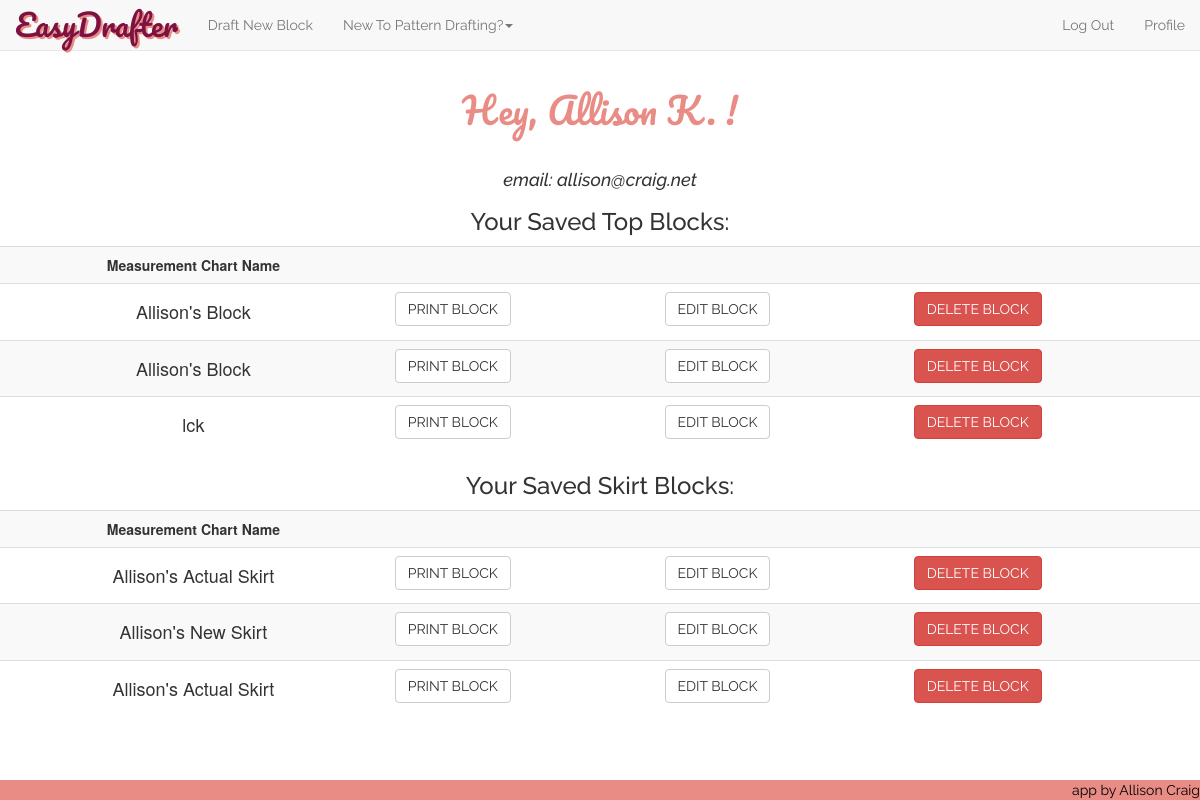
Screenshot of /profile (signed in) with the database file from the repository.
### model.py (models this page shows, shortened)
class User(db.Model):
    __tablename__ = "Users"
    user_id = db.Column(db.Integer, autoincrement=True, primary_key=True)
    fb_id = db.Column(db.String(64), unique=True, nullable=True)
    email = db.Column(db.String(64), unique=True, nullable=False)
    password = db.Column(db.String(64), nullable=True)
    fname = db.Column(db.String(15), nullable=False)

class Measurement_Chart_Top(db.Model):
    __tablename__ = "Measurement_Chart_Tops"
    chart_id = db.Column(db.Integer, autoincrement=True, primary_key=True)
    nickname = db.Column(db.Integer, nullable=False)
    user_id = db.Column(db.String(100), db.ForeignKey('Users.user_id'))
    bust = db.Column(db.Integer, nullable=False)
    waist = db.Column(db.Integer, nullable=False)
    full_length = db.Column(db.Integer, nullable=False)
    center_front = db.Column(db.Integer, nullable=False)
    front_shoulder_slope = db.Column(db.Integer, nullable=False)
    strap = db.Column(db.Integer, nullable=False)
    front_across_shoulder = db.Column(db.Integer, nullable=False)
    across_chest = db.Column(db.Integer, nullable=False)
    bust_depth = db.Column(db.Integer, nullable=False)
    shoulder_length = db.Column(db.Integer, nullable=False)
    bust_arc = db.Column(db.Integer, nullable=False)
    bust_span = db.Column(db.Integer, nullable=False)
    waist_arc = db.Column(db.Integer, nullable=False)
    dart_placement = db.Column(db.Integer, nullable=False)
    side_length = db.Column(db.Integer, nullable=False)
    full_length_back = db.Column(db.Integer, nullable=False)
    center_back = db.Column(db.Integer, nullable=False)
    back_shoulder_slope = db.Column(db.Integer, nullable=False)
    across_back = db.Column(db.Integer, nullable=False)
    back_arc = db.Column(db.Integer, nullable=False)
    waist_arc_back = db.Column(db.Integer, nullable=False)
    back_neck = db.Column(db.Integer, nullable=False)
    back_across_shoulder = db.Column(db.Integer, nullable=False)
    back_dart_intake = db.Column(db.Integer, nullable=False)
    user = db.relationship("User",
                           backref=db.backref("Measurement_Chart_Tops"))

class Measurement_Chart_Skirt(db.Model):
    __tablename__ = "Measurement_Chart_Skirts"
    chart_id = db.Column(db.Integer, autoincrement=True, primary_key=True)
    nickname = db.Column(db.Integer, nullable=False)
    user_id = db.Column(db.String(100), db.ForeignKey('Users.user_id'))
    waist = db.Column(db.Integer, nullable=False)
    hip = db.Column(db.Integer, nullable=False)
    center_front_hip_depth = db.Column(db.Integer, nullable=False)
    back_hip_arc = db.Column(db.Integer, nullable=False)
    center_back_hip_depth = db.Column(db.Integer, nullable=False)
    front_hip_arc = db.Column(db.Integer, nullable=False)
    dart_placement = db.Column(db.Integer, nullable=False)
    user = db.relationship("User",
                           backref=db.backref("Measurement_Chart_Skirts"))

### server.py (the view)
@app.route('/profile')
def user_profile_page():
    user_email = session['logged_in_customer_email']
    user = User.query.filter(User.email==user_email).one()
    current_user_id = user.user_id
    saved_blocks_tops = Measurement_Chart_Top.query.filter(Measurement_Chart_Top.user_id==current_user_id).all()
    saved_blocks_skirts = Measurement_Chart_Skirt.query.filter(Measurement_Chart_Skirt.user_id==current_user_id).all()
    return render_template("profile.html", user=user, session=session, savedblockstops=saved_blocks_tops, savedblocksskirts=saved_blocks_skirts)

### server.py (called while the page is built)
@app.before_request
def add_tests():
    g.jasmine_tests = JS_TESTING_MODE

### templates/profile.html (shortened to what this page needs)
{% extends 'base.html' %}
{% block content %}
<center><h1 class='heading-titles'>Hey, {{ user.fname }} !</h1></center>
<br>
<center><i><h4 class="raleway">email: {{ user.email }}</h4></i></center>
{% if savedblockstops %}
<center><h3 class="raleway">Your Saved Top Blocks: </h3></center>
<table class="table table-hover table-striped">
	<th><center>Measurement Chart Name</center></th>
	<th></th>
	<th></th>
	<th></th>
	{% for sblocktop in savedblockstops %}
	<tr class="saved-block">
		<td><center><h4>{{ sblocktop.nickname }}</h4></center></td>
		<td><form action='/print-top/{{sblocktop.chart_id}}'>
			<button class="btn btn-default">PRINT BLOCK</button>
		</form></td>
		<td><form action='/edit-top/{{sblocktop.chart_id}}'>
			<button class="btn btn-default" value="{{ sblocktop.chart_id }}">EDIT BLOCK</button>
		</form></td>
		<td>
			<button class="btn btn-danger delete-btn-top" name='chart-id' value="{{ sblocktop.chart_id }}">DELETE BLOCK</button>
		</td>
	</tr>
	{% endfor %}
</table>
{% endif %}
{% if savedblocksskirts %}
<center><h3 class="raleway">Your Saved Skirt Blocks: </h3></center>
<table class="table table-hover table-striped">
	<th><center>Measurement Chart Name</center></th>
	<th></th>
	<th></th>
	<th></th>
	{% for sblockskirt in savedblocksskirts %}
	<tr class="saved-block">
		<td><center><h4>{{ sblockskirt.nickname }}</h4></center></td>
		<td><form action='/print-skirt/{{sblockskirt.chart_id}}'>
			<button class="btn btn-default">PRINT BLOCK</button>
		</form></td>
		<td><form action='/edit-skirt/{{sblockskirt.chart_id}}'>
			<button class="btn btn-default" value="{{ sblockskirt.chart_id }}">EDIT BLOCK</button>
		</form></td>
		<td>
			<button class="delete-btn-skirt btn btn-danger" name='skirt-id' value="{{ sblockskirt.chart_id }}">DELETE BLOCK</button>
		</td>
	</tr>
	{% endfor %}
</table>
{% endif %}
{% endblock %}

### templates/base.html (shortened to what this page needs)
<!DOCTYPE html>
<html>
<head>
	<link rel='stylesheet' href='/static/css/style.css'>
	<link rel='stylesheet' href='/static/css/bootstrap.min.css'>
</head>
<body>
	<nav class="navbar navbar-default navbar-fixed-top">
		<div class="container-fluid">
			<div class="navbar-header">
				<a class="navbar-brand" id="corner-logo" href="/">EasyDrafter</a>
			</div>
			<div class="collapse navbar-collapse" id="bs-example-navbar-collapse-1">
				<ul class="nav navbar-nav">
				{% if session['current_user_id'] is defined %}
					<li><a href="/choose-block">Draft New Block</a></li>
				{% endif %}
					<li role="presentation" class="dropdown">
						<a class="dropdown-toggle" data-toggle="dropdown" href="#" role="button" aria-haspopup="true" aria-expanded="false">
							New To Pattern Drafting?<span class="caret"></span>
						</a>
					</li>
				</ul>
				<ul class="nav navbar-nav navbar-right">
				{% if session['current_user_id'] is defined %}
					<li><a href="/logout" id="logout">Log Out</a></li>
					<li><a href="/profile" id="profile">Profile</a></li>
				{% else %}
					<li><a href="/login">Log In</a></li>
					<li><a href="/register">Register</a></li>
				{% endif %}
				</ul>
			</div>
		</div>
	</nav>
{% block content %}{% endblock %}
<footer><a href="https://github.com/allisonkcraig" target="blank" id="footer-a">app by Allison Craig</a></footer>
</body>
</html>

### static/css/style.css (style rules this page uses)
body { padding-top: 70px; margin-bottom: 2em; padding-bottom: 4em; }
.btn { font-family: "Raleway"; }
.heading-titles { font-family: 'Pacifico', cursive; color: #EA8C86; }
#corner-logo { font-family: 'Pacifico', cursive; font-size: 30px; text-decoration: none; text-shadow: 2px 2px #EA8C86; color: #7D1141; }
.navbar { font-family: "Raleway"; }
footer { font-family: "Raleway"; background-color: #EA8C86; position:fixed; left:0px; bottom:0px; height:20px; width:100%; }
#footer-a { text-decoration: none; color: black; float: right; }
.raleway { font-family: "Raleway"; }

### rows the page displays
User: fname "Allison K.", email "allison@craig.net"
Measurement_Chart_Top: nickname "Allison's Block", {{ sblocktop.chart_id }} 12 (drawn)
Measurement_Chart_Top: nickname "Allison's Block", {{ sblocktop.chart_id }} 13 (drawn)
Measurement_Chart_Top: nickname "lck", {{ sblocktop.chart_id }} 14 (drawn)
Measurement_Chart_Skirt: nickname "Allison's Actual Skirt", {{ sblockskirt.chart_id }} 3 (drawn)
Measurement_Chart_Skirt: nickname "Allison's New Skirt", {{ sblockskirt.chart_id }} 4 (drawn)
Measurement_Chart_Skirt: nickname "Allison's Actual Skirt", {{ sblockskirt.chart_id }} 5 (drawn)
